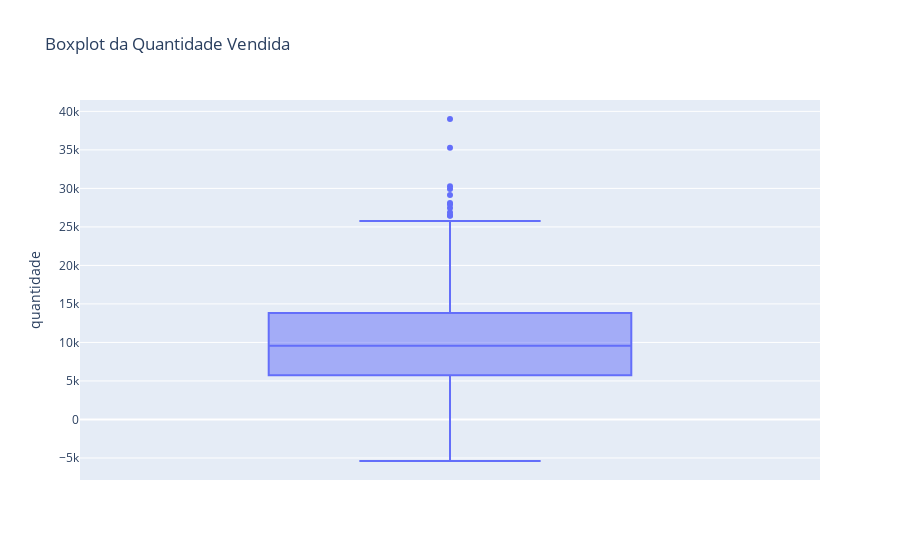

The cell this chart's notebook holds for it:
### Code cell
import plotly.express as px

# Criando o boxplot com Plotly
fig = px.box(df_agregado, y='quantidade', title='Boxplot da Quantidade Vendida')

# Mostrando o gráfico
fig.show()

### Figure 1 — Plotly figure (JSON) as saved in the notebook; plotly's stock layout.template omitted (floating-point values rounded to 4 significant figures; data arrays with more than 128 entries replaced by an {"elided": "..."} marker saying what was removed)
{"data": [{"alignmentgroup": "True", "hovertemplate": "quantidade=%{y}<extra></extra>", "legendgroup": "", "marker": {"color": "#636efa"}, "name": "", "notched": false, "offsetgroup": "", "orientation": "v", "showlegend": false, "type": "box", "x0": " ", "xaxis": "x", "y": {"elided": "643 int values"}, "y0": " ", "yaxis": "y"}], "layout": {"boxmode": "group", "legend": {"tracegroupgap": 0}, "title": {"text": "Boxplot da Quantidade Vendida"}, "xaxis": {"anchor": "y", "domain": [0, 1]}, "yaxis": {"anchor": "x", "domain": [0, 1], "title": {"text": "quantidade"}}}}
